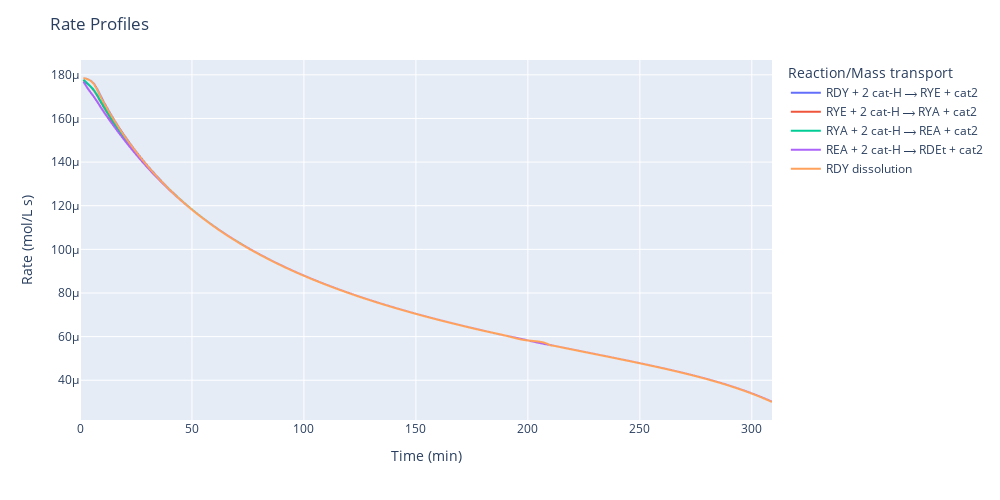

The notebook cell saved with this chart:
### Code cell
# Plot only rates of reactions from RDY to RDEt and RDY dissolution rate
# note that there's rate-limiting step in the series of hydrogenation reaction based on the overlapped rate curves
# RDY and RYE accumulate rapidly and then decay slowly
# if "RDY dissolution" is the rate-limiting step, there will be no RDY and RYA mass accumulation
# if "RYA + 2 cat-H ⟶ REA + cat2" is the rate-limiting step, RYA will accumulate which is not the case
# Therefore, "RDY + 2 cat-H ⟶ RYE + cat2" is the rate-limiting step, and RDY concentration rises close
# to the saturated concentration to slow down the solid RDY consumption rate
operation_params = [
    ({"param": "Initial_Mass_Solid", "solid": "Solid_Feedstock", "species": "RDY"}, 0.10444),
    ({"param": "Temperature"}, 20),
    ({"param": "Pressure"},     4),
    ({"param": "Agitation"}, 1200),
    ({"param": "Batch_Time"}, 309),
]
steps = [
    "RDY + 2 cat-H ⟶ RYE + cat2",
    "RYE + 2 cat-H ⟶ RYA + cat2",
    "RYA + 2 cat-H ⟶ REA + cat2",
    "REA + 2 cat-H ⟶ RDEt + cat2",
    "RDY dissolution"
]
hydrogenation.plot_simulation_rates(steps, operation_params)

### Figure 1 — Plotly figure (JSON) as saved in the notebook; plotly's stock layout.template omitted (floating-point values rounded to 4 significant figures; data arrays with more than 128 entries replaced by an {"elided": "..."} marker saying what was removed)
{"data": [{"hovertemplate": "Reaction/Mass transport=RDY + 2 cat-H ⟶ RYE + cat2<br>Time (min)=%{x}<br>Rate (mol/L s)=%{y}<extra></extra>", "legendgroup": "RDY + 2 cat-H ⟶ RYE + cat2", "line": {"color": "#636efa", "dash": "solid"}, "marker": {"symbol": "circle"}, "mode": "lines", "name": "RDY + 2 cat-H ⟶ RYE + cat2", "showlegend": true, "type": "scattergl", "x": {"elided": "201 float values"}, "xaxis": "x", "y": {"elided": "201 float values"}, "yaxis": "y"}, {"hovertemplate": "Reaction/Mass transport=RYE + 2 cat-H ⟶ RYA + cat2<br>Time (min)=%{x}<br>Rate (mol/L s)=%{y}<extra></extra>", "legendgroup": "RYE + 2 cat-H ⟶ RYA + cat2", "line": {"color": "#EF553B", "dash": "solid"}, "marker": {"symbol": "circle"}, "mode": "lines", "name": "RYE + 2 cat-H ⟶ RYA + cat2", "showlegend": true, "type": "scattergl", "x": {"elided": "201 float values"}, "xaxis": "x", "y": {"elided": "201 float values"}, "yaxis": "y"}, {"hovertemplate": "Reaction/Mass transport=RYA + 2 cat-H ⟶ REA + cat2<br>Time (min)=%{x}<br>Rate (mol/L s)=%{y}<extra></extra>", "legendgroup": "RYA + 2 cat-H ⟶ REA + cat2", "line": {"color": "#00cc96", "dash": "solid"}, "marker": {"symbol": "circle"}, "mode": "lines", "name": "RYA + 2 cat-H ⟶ REA + cat2", "showlegend": true, "type": "scattergl", "x": {"elided": "201 float values"}, "xaxis": "x", "y": {"elided": "201 float values"}, "yaxis": "y"}, {"hovertemplate": "Reaction/Mass transport=REA + 2 cat-H ⟶ RDEt + cat2<br>Time (min)=%{x}<br>Rate (mol/L s)=%{y}<extra></extra>", "legendgroup": "REA + 2 cat-H ⟶ RDEt + cat2", "line": {"color": "#ab63fa", "dash": "solid"}, "marker": {"symbol": "circle"}, "mode": "lines", "name": "REA + 2 cat-H ⟶ RDEt + cat2", "showlegend": true, "type": "scattergl", "x": {"elided": "201 float values"}, "xaxis": "x", "y": {"elided": "201 float values"}, "yaxis": "y"}, {"hovertemplate": "Reaction/Mass transport=RDY dissolution<br>Time (min)=%{x}<br>Rate (mol/L s)=%{y}<extra></extra>", "legendgroup": "RDY dissolution", "line": {"color": "#FFA15A", "dash": "solid"}, "marker": {"symbol": "circle"}, "mode": "lines", "name": "RDY dissolution", "showlegend": true, "type": "scattergl", "x": {"elided": "201 float values"}, "xaxis": "x", "y": {"elided": "201 float values"}, "yaxis": "y"}], "layout": {"height": 500, "legend": {"title": {"text": "Reaction/Mass transport"}, "tracegroupgap": 0}, "margin": {"t": 60}, "title": {"text": "Rate Profiles"}, "width": 1000, "xaxis": {"anchor": "y", "domain": [0, 1], "title": {"text": "Time (min)"}}, "yaxis": {"anchor": "x", "domain": [0, 1], "title": {"text": "Rate (mol/L s)"}}}}
